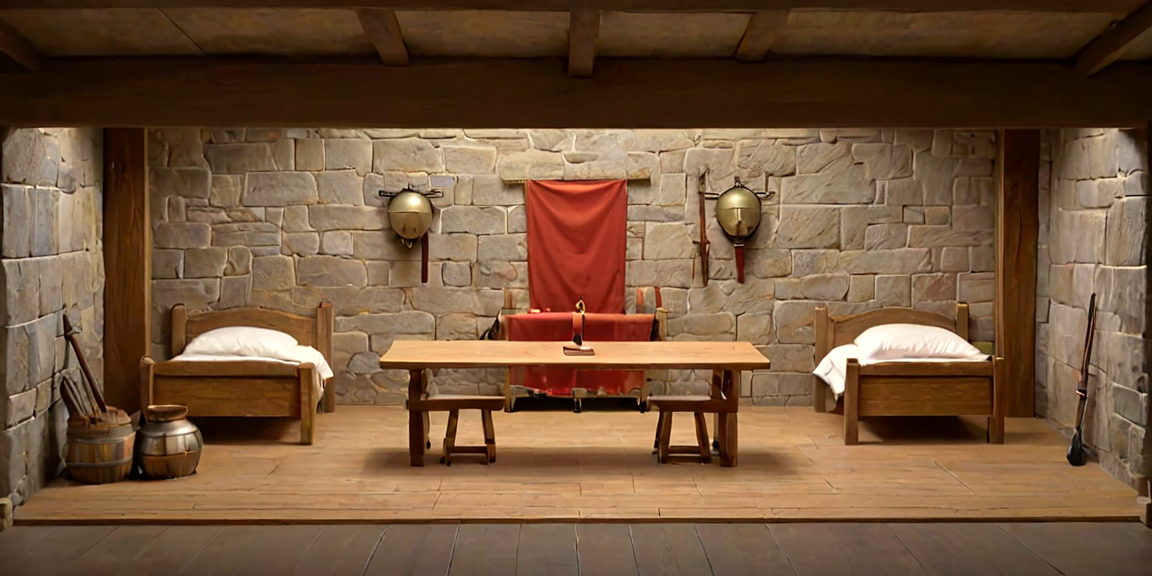
#> input picture hearth/tools/art/ai/sd/Rooms/Barracks.png, 1152 x 576 px
$ python integrate.py
#> lines starting #> are read from the running program, lines starting #| are printed output that depends on the picture; after the words box and inside, x2 and y2 are one past the last pixel; in counts of white or black regions, pixels touching at a corner belong together
"""Puts the painted pictures (sdpaint.py / aigen.py, staged in tools/art/ai/sd) into the game.

- Rooms/<Room>.png: the painted interiors (1024 x 512, the Hearth 2048 x 512).
- Rooms/Rock.png: the painted rock of the mountain (an undug cell).
- Rooms/Frame.png: the opening a room sits in, cut out of that rock (nine slices: GameRunner.View
  DrawInterior), with a dark inner shadow so the rooms look sunk into the mountain.
- Map.png, Mountain.png, Battlefield.png: the painted world; on the map's water the points of the sun
  glints (map.sea in Art.json) and their picture UI/Glint.png.
- Splash.png: the loading screen (1920 x 1080), and "splash" in Art.json.
- Rooms/<Room>_2, _3: the richer looks by level, toned to the colours of the room's first look, and
  "roomTiers" in Art.json once every room has both.
- Rooms/Stairs: the stair tower beside the cutaway; Rooms/Arch, the open arch between rooms, cut here
  from the painted rock (the model kept painting a closed door into it); "stairs".
- Rooms/Rubble, Rooms/Scaffold: drawn over a cell (obstacle) and over a room being built; "rubble", "scaffold".
- Icons/<Name>, Buttons/<Name> (256 x 256), Decor/<name> (320 high, its width in Art.json follows the picture).
- Items/<Kind>: the equipment icons (256 x 256), "itemArt" once every kind of sdpaint.ITEMS is painted.
- Pets/<Id>, Companions/<Id>: portraits (256 x 256, standing on the bottom); "petArt", "companionArt".
- Scene/<Place>: the places around the fortress (512 x 512, standing on the bottom), and "scene" in Art.json.

    python hearth/tools/art/integrate.py [--from DIR]
"""
import argparse
import json
import os

from PIL import Image, ImageChops, ImageDraw, ImageFilter

HERE = os.path.dirname(os.path.abspath(__file__))
ART = os.path.join(os.path.dirname(os.path.dirname(HERE)), "unity", "LastHearth", "Assets", "LastHearth", "Resources", "Art")
STAGE = os.path.join(HERE, "ai", "sd")

# the opening in a 768 x 384 cell (GameRunner.View.DrawInterior draws the interior at 0.03 h from the
# sides, 0.06 h from the top, 0.88 h tall): the hole is 4 px smaller, so the rock overlaps the edges
HOLE = (16, 27, 752, 357)


# [19 lines left out: function frame, not called in this run]


def fit(src, size):
    """Scaled to cover the size, centred, cropped."""
    k = max(size[0] / src.width, size[1] / src.height)
    img = src.resize((round(src.width * k), round(src.height * k)), Image.LANCZOS)
    x, y = (img.width - size[0]) // 2, (img.height - size[1]) // 2
    return img.crop((x, y, x + size[0], y + size[1]))


# [36 lines left out: function arch, not called in this run]


# where the cradle stands in the living quarters (centre x, floor y, height; fractions of the picture)
CRADLE = {"Bedrooms": (0.80, 0.74, 0.21), "Bedrooms_2": (0.64, 0.83, 0.23), "Bedrooms_3": (0.64, 0.83, 0.23)}


def place(room, prop, cx, floor, height):
    """A painted prop set on the floor of a room picture, with a soft shadow under it."""
    W, H = room.size
    prop = prop.convert("RGBA")
    box = prop.getchannel("A").point(lambda v: 255 if v > 24 else 0).getbbox()
    prop = prop.crop(box) if box else prop
    h = round(H * height)
    prop = prop.resize((max(1, round(prop.width * h / prop.height)), h), Image.LANCZOS)
    x, y = round(W * cx - prop.width / 2), round(H * floor - prop.height)
    out = room.convert("RGBA")
    shadow = Image.new("L", room.size, 0)
    ImageDraw.Draw(shadow).ellipse((x + prop.width * 0.05, y + prop.height * 0.9, x + prop.width * 0.95, y + prop.height * 1.06), fill=110)
    out = Image.composite(Image.new("RGBA", room.size, (20, 12, 6, 255)), out, shadow.filter(ImageFilter.GaussianBlur(H * 0.012)))
    out.alpha_composite(prop, (x, y))
    return out.convert("RGB")


# [171 lines left out: functions flag, tone, trim, pieces, glint, sea_points and 1 more, not called in this run]


def main(stage):
#> called with stage = 'hearth/tools/art/ai/sd'
    for piece in ("Door", "Ladder"):
        p = os.path.join(stage, "Rooms", piece + ".png")
        if os.path.exists(p):
            Image.open(p).save(os.path.join(ART, "Rooms", piece + ".png"))
#> pass 2 of the loop in main, `for piece in ("Door", "Ladder"):`:
    if all(os.path.exists(os.path.join(ART, "Rooms", n + ".png")) for n in ("Door", "Ladder")):
        flag("passages")
    # the stair tower beside the cutaway and the open arches between the rooms (GameRunner.View DrawStairTower)
    stairs, rock = (os.path.join(stage, "Rooms", n + ".png") for n in ("Stairs", "Rock"))
    if os.path.exists(stairs) and os.path.exists(rock):
        fit(Image.open(stairs).convert("RGB"), (512, 512)).save(os.path.join(ART, "Rooms", "Stairs.png"))
        arch(Image.open(rock)).save(os.path.join(ART, "Rooms", "Arch.png"))
        flag("stairs")
        print("stairs and arches")
    rooms = os.path.join(stage, "Rooms")
    for f in sorted(os.listdir(rooms)) if os.path.isdir(rooms) else []:
        name = f[:-4]
        if name in ("Door", "Ladder", "Rubble", "Scaffold", "Stairs", "Arch", "Cradle") or "_" in name:
            continue
        img = Image.open(os.path.join(rooms, f)).convert("RGB")
#> img is the input picture: PIL image 1152x576 RGB; mean R, G, B 115.2, 85.1, 59.1
        size = (2048, 512) if name == "Hearth" else (1024, 512)
        if name == "Rock":
            fit(img, (768, 384)).save(os.path.join(ART, "Rooms", "Rock.png"))
            frame(img).save(os.path.join(ART, "Rooms", "Frame.png"))
            flag("framed")
        else:
            fit(img, size).save(os.path.join(ART, "Rooms", f))
        print("room", name)
#> pass 2 of the loop in main, `for f in sorted(os.listdir(rooms)) if os.path.isdir(rooms) else []:`:
    tiers = sorted(f[:-4] for f in os.listdir(rooms) if "_" in f) if os.path.isdir(rooms) else []
    for name in tiers:
        base = name.partition("_")[0]
        img = fit(Image.open(os.path.join(rooms, name + ".png")).convert("RGB"), (1024, 512))
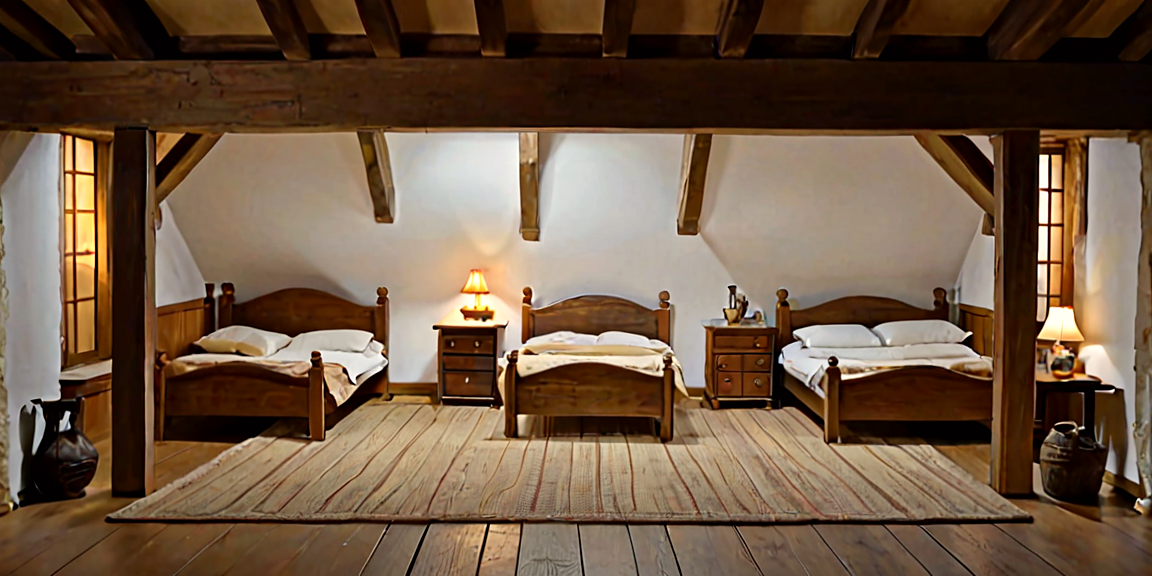
#> input picture hearth/tools/art/ai/sd/Rooms/Bedrooms_2.png, 1152 x 576 px
        ref = os.path.join(rooms, base + ".png")
        if os.path.exists(ref):
            img = tone(img, Image.open(ref).convert("RGB"))
        img.save(os.path.join(ART, "Rooms", name + ".png"))
        print("room", name)
#> pass 2 of the loop in main, `for name in tiers:`:
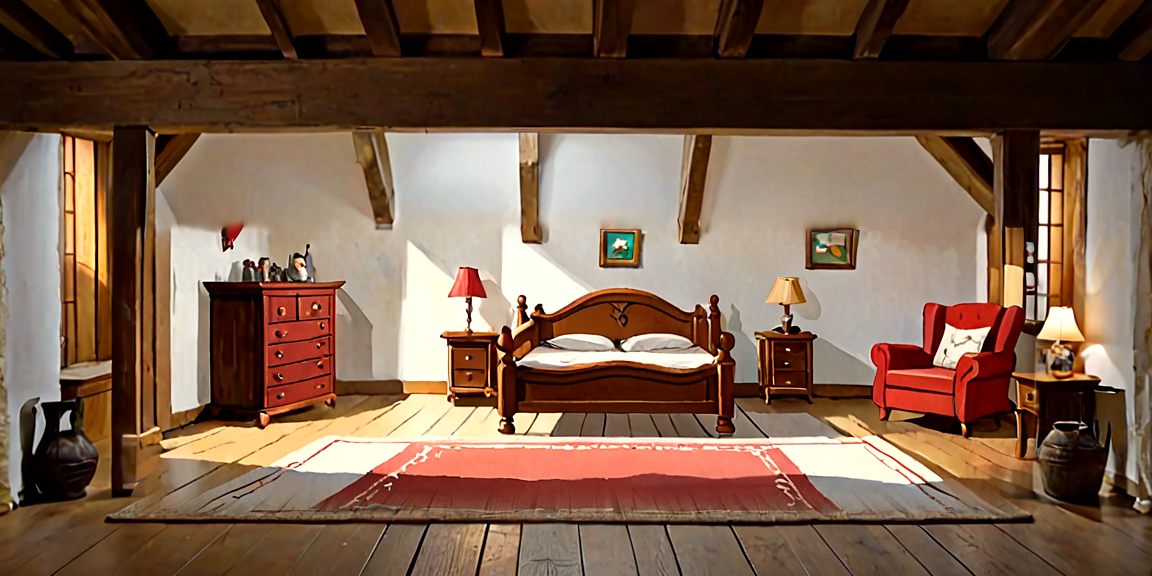
#> input picture hearth/tools/art/ai/sd/Rooms/Bedrooms_3.png, 1152 x 576 px
    cradle = os.path.join(rooms, "Cradle.png")
    if os.path.exists(cradle):
        # a family lives here: one double bed and a cradle beside it
        for name, spot in CRADLE.items():
            p = os.path.join(ART, "Rooms", name + ".png")
            if os.path.exists(p):
                place(Image.open(p), Image.open(cradle), *spot).save(p)
                print("cradle", name)
#> pass 2 of the loop in main, `for name, spot in CRADLE.items():`:
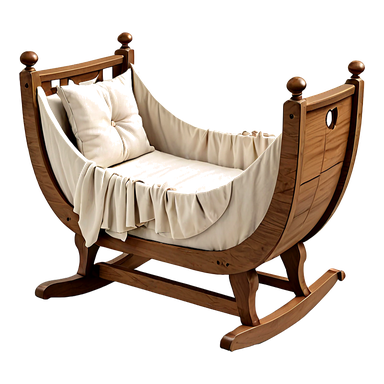
#> input picture hearth/tools/art/ai/sd/Rooms/Cradle.png, 384 x 384 px
#> W = 1024; H = 512
#> in place, prop is the input picture: PIL image 384x384 RGBA; mean R, G, B, A 58.9, 45.8, 34.7, 93.5
#> box = (19, 32, 365, 352)
#> h = 118
#> in place, `x, y = round(W * cx - prop.width / 2), round(H * floor - prop.height)`: x = 591; y = 307
#> in place, `ImageDraw.Draw(shadow).ellipse((x + prop.width * 0.05, y + prop.height..`:
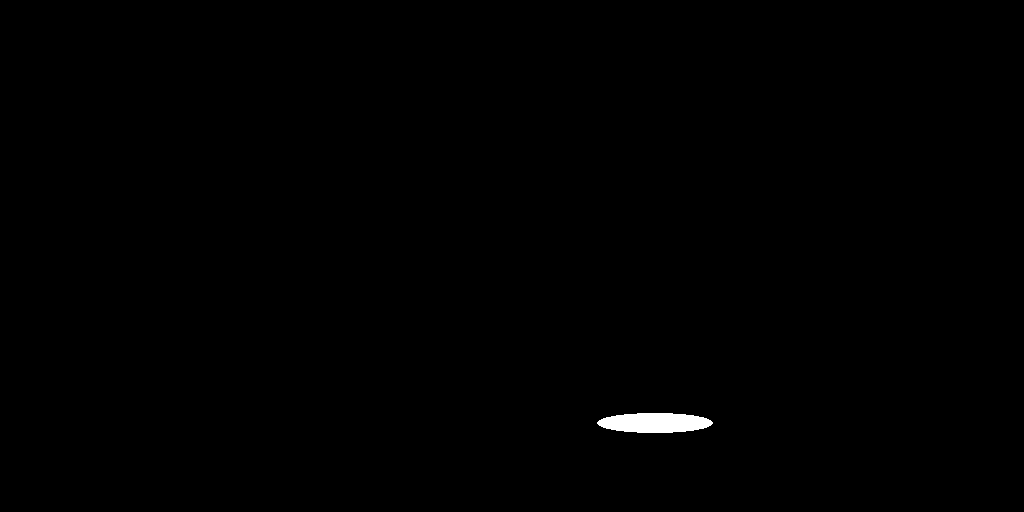
#> shadow: PIL image 1024x512 L; values 0 (black) and 110 (white), 0.35% white; 1 white region, box (x1, y1, x2, y2) and area: (597, 413, 713, 433) 1832
    have = set(f[:-4] for f in os.listdir(os.path.join(ART, "Rooms")))
#> (the run stopped early here; a loop or call above may not have finished)
